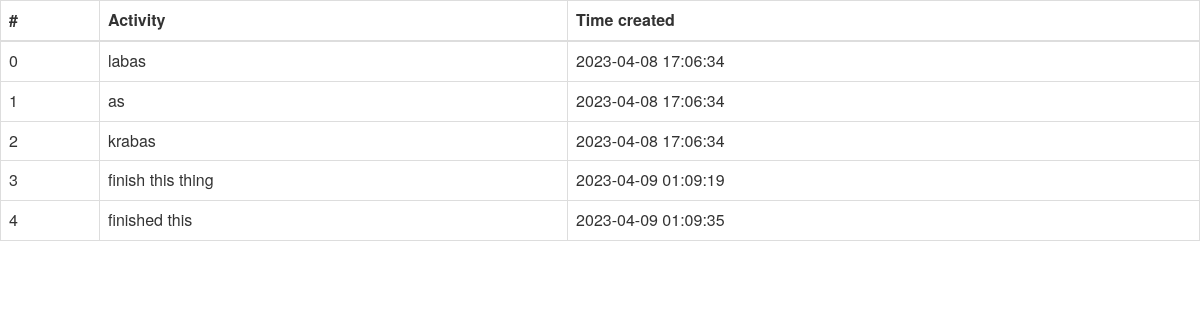
The page / on the database its author committed.
### tables this page shows
CREATE TABLE `activities` (
  `index` int(10) NOT NULL,
  `activity` varchar(255) NOT NULL,
  `time_created` timestamp NOT NULL DEFAULT current_timestamp()
);

### db.php (called while the page is built, shortened)
<?php
$db = new mysqli("localhost", "root", "", "todo");
$array = array();
function getData() {
    global $db;
    global $array;
    $stmt = $db->prepare('SELECT * FROM activities');
    $stmt->execute();
    $result = $stmt->get_result();
    while ($row = $result->fetch_assoc()) {
        $array[] = $row;
    }
}
?>

### index.php (the view, shortened to what this page needs)
<html>
	<head>
		<link type="text/css" href="css/bootstrap.min.css" rel="stylesheet">
		<link type="text/css" href="css/bootstrap-table.css" rel="stylesheet">
</head>
<body>
<?php
include("db.php");
getData();
?>
<table id="table" class="table table-bordered">
	<thead>
	<tr>
		<th>#</th>
		<th>Activity</th>
		<th>Time created</th>
	</tr>
	</thead>
	<tbody>
	<?php foreach($array as $row) { ?>
		<tr id="<?php echo $row ['index']; ?>">
			<td><?php echo $row ['index']; ?></td>
			<td><?php echo $row ['activity']; ?></td>
			<td><?php echo $row ['time_created']; ?></td>
		</tr>
	<?php } ?>
	</tbody>
</table>
</body>
</html>

### rows shown on the page
activities: index "0", activity "labas", time_created "2023-04-08 17:06:34"
activities: index "1", activity "as", time_created "2023-04-08 17:06:34"
activities: index "2", activity "krabas", time_created "2023-04-08 17:06:34"
activities: index "3", activity "finish this thing", time_created "2023-04-09 01:09:19"
activities: index "4", activity "finished this", time_created "2023-04-09 01:09:35"
